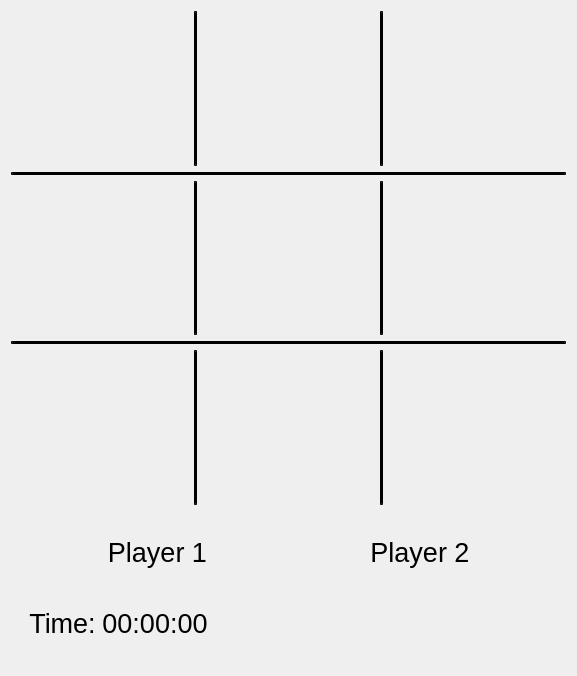
<?xml version="1.0" encoding="UTF-8"?>
<ui version="4.0">
 <class>TicTacToe</class>
 <widget class="QWidget" name="TicTacToe">
  <property name="geometry">
   <rect>
    <x>0</x>
    <y>0</y>
    <width>577</width>
    <height>676</height>
   </rect>
  </property>
  <property name="windowTitle">
   <string>Form</string>
  </property>
  <property name="styleSheet">
   <string notr="true">border: none;</string>
  </property>
  <layout class="QVBoxLayout" name="verticalLayout">
   <item>
    <widget class="QFrame" name="top_row_frame">
     <property name="frameShape">
      <enum>QFrame::StyledPanel</enum>
     </property>
     <property name="frameShadow">
      <enum>QFrame::Raised</enum>
     </property>
     <layout class="QHBoxLayout" name="horizontalLayout">
      <property name="spacing">
       <number>0</number>
      </property>
      <property name="leftMargin">
       <number>0</number>
      </property>
      <property name="topMargin">
       <number>0</number>
      </property>
      <property name="rightMargin">
       <number>0</number>
      </property>
      <property name="bottomMargin">
       <number>0</number>
      </property>
      <item>
       <widget class="QPushButton" name="pushButton">
        <property name="font">
         <font>
          <pointsize>50</pointsize>
         </font>
        </property>
        <property name="accessibleName">
         <string>1</string>
        </property>
        <property name="text">
         <string/>
        </property>
       </widget>
      </item>
      <item>
       <widget class="Line" name="line">
        <property name="styleSheet">
         <string notr="true"> border-style: outset;
 border-width: 2px;
 border-color: black;</string>
        </property>
        <property name="orientation">
         <enum>Qt::Vertical</enum>
        </property>
       </widget>
      </item>
      <item>
       <widget class="QPushButton" name="pushButton_2">
        <property name="font">
         <font>
          <pointsize>50</pointsize>
          <kerning>true</kerning>
         </font>
        </property>
        <property name="accessibleName">
         <string>2</string>
        </property>
        <property name="text">
         <string/>
        </property>
       </widget>
      </item>
      <item>
       <widget class="Line" name="line_2">
        <property name="styleSheet">
         <string notr="true"> border-style: outset;
 border-width: 2px;
 border-color: black;</string>
        </property>
        <property name="orientation">
         <enum>Qt::Vertical</enum>
        </property>
       </widget>
      </item>
      <item>
       <widget class="QPushButton" name="pushButton_3">
        <property name="sizePolicy">
         <sizepolicy hsizetype="Minimum" vsizetype="Fixed">
          <horstretch>0</horstretch>
          <verstretch>0</verstretch>
         </sizepolicy>
        </property>
        <property name="font">
         <font>
          <pointsize>50</pointsize>
         </font>
        </property>
        <property name="accessibleName">
         <string>3</string>
        </property>
        <property name="text">
         <string/>
        </property>
       </widget>
      </item>
     </layout>
    </widget>
   </item>
   <item>
    <widget class="QFrame" name="horizontal_line_frame_1">
     <property name="sizePolicy">
      <sizepolicy hsizetype="Minimum" vsizetype="Fixed">
       <horstretch>0</horstretch>
       <verstretch>0</verstretch>
      </sizepolicy>
     </property>
     <property name="frameShape">
      <enum>QFrame::StyledPanel</enum>
     </property>
     <property name="frameShadow">
      <enum>QFrame::Raised</enum>
     </property>
     <layout class="QHBoxLayout" name="horizontalLayout_2">
      <property name="spacing">
       <number>0</number>
      </property>
      <property name="leftMargin">
       <number>0</number>
      </property>
      <property name="topMargin">
       <number>0</number>
      </property>
      <property name="rightMargin">
       <number>0</number>
      </property>
      <property name="bottomMargin">
       <number>0</number>
      </property>
      <item>
       <widget class="Line" name="line_3">
        <property name="styleSheet">
         <string notr="true"> border-style: outset;
 border-width: 2px;
 border-color: black;</string>
        </property>
        <property name="orientation">
         <enum>Qt::Horizontal</enum>
        </property>
       </widget>
      </item>
     </layout>
    </widget>
   </item>
   <item>
    <widget class="QFrame" name="middle_row_frame">
     <property name="frameShape">
      <enum>QFrame::StyledPanel</enum>
     </property>
     <property name="frameShadow">
      <enum>QFrame::Raised</enum>
     </property>
     <layout class="QHBoxLayout" name="horizontalLayout_3">
      <property name="spacing">
       <number>0</number>
      </property>
      <property name="leftMargin">
       <number>0</number>
      </property>
      <property name="topMargin">
       <number>0</number>
      </property>
      <property name="rightMargin">
       <number>0</number>
      </property>
      <property name="bottomMargin">
       <number>0</number>
      </property>
      <item>
       <widget class="QPushButton" name="pushButton_4">
        <property name="font">
         <font>
          <pointsize>50</pointsize>
         </font>
        </property>
        <property name="accessibleName">
         <string>4</string>
        </property>
        <property name="text">
         <string/>
        </property>
       </widget>
      </item>
      <item>
       <widget class="Line" name="line_4">
        <property name="styleSheet">
         <string notr="true"> border-style: outset;
 border-width: 2px;
 border-color: black;</string>
        </property>
        <property name="orientation">
         <enum>Qt::Vertical</enum>
        </property>
       </widget>
      </item>
      <item>
       <widget class="QPushButton" name="pushButton_5">
        <property name="font">
         <font>
          <pointsize>50</pointsize>
         </font>
        </property>
        <property name="accessibleName">
         <string>5</string>
        </property>
        <property name="text">
         <string/>
        </property>
       </widget>
      </item>
      <item>
       <widget class="Line" name="line_5">
        <property name="styleSheet">
         <string notr="true"> border-style: outset;
 border-width: 2px;
 border-color: black;</string>
        </property>
        <property name="orientation">
         <enum>Qt::Vertical</enum>
        </property>
       </widget>
      </item>
      <item>
       <widget class="QPushButton" name="pushButton_6">
        <property name="sizePolicy">
         <sizepolicy hsizetype="Minimum" vsizetype="Fixed">
          <horstretch>0</horstretch>
          <verstretch>0</verstretch>
         </sizepolicy>
        </property>
        <property name="font">
         <font>
          <pointsize>50</pointsize>
         </font>
        </property>
        <property name="accessibleName">
         <string>6</string>
        </property>
        <property name="text">
         <string/>
        </property>
       </widget>
      </item>
     </layout>
    </widget>
   </item>
   <item>
    <widget class="QFrame" name="horizontal_line_frame_2">
     <property name="sizePolicy">
      <sizepolicy hsizetype="Minimum" vsizetype="Fixed">
       <horstretch>0</horstretch>
       <verstretch>0</verstretch>
      </sizepolicy>
     </property>
     <property name="frameShape">
      <enum>QFrame::StyledPanel</enum>
     </property>
     <property name="frameShadow">
      <enum>QFrame::Raised</enum>
     </property>
     <layout class="QHBoxLayout" name="horizontalLayout_5">
      <property name="spacing">
       <number>0</number>
      </property>
      <property name="leftMargin">
       <number>0</number>
      </property>
      <property name="topMargin">
       <number>0</number>
      </property>
      <property name="rightMargin">
       <number>0</number>
      </property>
      <property name="bottomMargin">
       <number>0</number>
      </property>
      <item>
       <widget class="Line" name="line_8">
        <property name="styleSheet">
         <string notr="true"> border-style: outset;
 border-width: 2px;
 border-color: black;</string>
        </property>
        <property name="orientation">
         <enum>Qt::Horizontal</enum>
        </property>
       </widget>
      </item>
     </layout>
    </widget>
   </item>
   <item>
    <widget class="QFrame" name="bottom_row_frame">
     <property name="frameShape">
      <enum>QFrame::StyledPanel</enum>
     </property>
     <property name="frameShadow">
      <enum>QFrame::Raised</enum>
     </property>
     <layout class="QHBoxLayout" name="horizontalLayout_4">
      <property name="spacing">
       <number>0</number>
      </property>
      <property name="leftMargin">
       <number>0</number>
      </property>
      <property name="topMargin">
       <number>0</number>
      </property>
      <property name="rightMargin">
       <number>0</number>
      </property>
      <property name="bottomMargin">
       <number>0</number>
      </property>
      <item>
       <widget class="QPushButton" name="pushButton_7">
        <property name="sizePolicy">
         <sizepolicy hsizetype="Minimum" vsizetype="Fixed">
          <horstretch>0</horstretch>
          <verstretch>0</verstretch>
         </sizepolicy>
        </property>
        <property name="font">
         <font>
          <pointsize>50</pointsize>
         </font>
        </property>
        <property name="accessibleName">
         <string>7</string>
        </property>
        <property name="text">
         <string/>
        </property>
       </widget>
      </item>
      <item>
       <widget class="Line" name="line_6">
        <property name="styleSheet">
         <string notr="true"> border-style: outset;
 border-width: 2px;
 border-color: black;</string>
        </property>
        <property name="orientation">
         <enum>Qt::Vertical</enum>
        </property>
       </widget>
      </item>
      <item>
       <widget class="QPushButton" name="pushButton_8">
        <property name="font">
         <font>
          <pointsize>50</pointsize>
         </font>
        </property>
        <property name="accessibleName">
         <string>8</string>
        </property>
        <property name="text">
         <string/>
        </property>
       </widget>
      </item>
      <item>
       <widget class="Line" name="line_7">
        <property name="styleSheet">
         <string notr="true"> border-style: outset;
 border-width: 2px;
 border-color: black;</string>
        </property>
        <property name="orientation">
         <enum>Qt::Vertical</enum>
        </property>
       </widget>
      </item>
      <item>
       <widget class="QPushButton" name="pushButton_9">
        <property name="sizePolicy">
         <sizepolicy hsizetype="Minimum" vsizetype="Fixed">
          <horstretch>0</horstretch>
          <verstretch>0</verstretch>
         </sizepolicy>
        </property>
        <property name="font">
         <font>
          <pointsize>50</pointsize>
         </font>
        </property>
        <property name="accessibleName">
         <string>9</string>
        </property>
        <property name="text">
         <string/>
        </property>
       </widget>
      </item>
     </layout>
    </widget>
   </item>
   <item>
    <widget class="QFrame" name="info_frame">
     <property name="frameShape">
      <enum>QFrame::StyledPanel</enum>
     </property>
     <property name="frameShadow">
      <enum>QFrame::Raised</enum>
     </property>
     <layout class="QVBoxLayout" name="verticalLayout_2">
      <item>
       <widget class="QFrame" name="players_frame">
        <property name="frameShape">
         <enum>QFrame::StyledPanel</enum>
        </property>
        <property name="frameShadow">
         <enum>QFrame::Raised</enum>
        </property>
        <layout class="QHBoxLayout" name="horizontalLayout_6">
         <item>
          <widget class="QLabel" name="lbl_player_1">
           <property name="font">
            <font>
             <pointsize>20</pointsize>
            </font>
           </property>
           <property name="accessibleName">
            <string>1</string>
           </property>
           <property name="text">
            <string>Player 1</string>
           </property>
           <property name="alignment">
            <set>Qt::AlignCenter</set>
           </property>
          </widget>
         </item>
         <item>
          <widget class="QLabel" name="lbl_player_2">
           <property name="font">
            <font>
             <pointsize>20</pointsize>
            </font>
           </property>
           <property name="accessibleName">
            <string>2</string>
           </property>
           <property name="text">
            <string>Player 2</string>
           </property>
           <property name="alignment">
            <set>Qt::AlignCenter</set>
           </property>
          </widget>
         </item>
        </layout>
       </widget>
      </item>
      <item>
       <widget class="QFrame" name="timer_frame">
        <property name="frameShape">
         <enum>QFrame::StyledPanel</enum>
        </property>
        <property name="frameShadow">
         <enum>QFrame::Raised</enum>
        </property>
        <layout class="QHBoxLayout" name="horizontalLayout_7">
         <item>
          <widget class="QLabel" name="label_3">
           <property name="font">
            <font>
             <pointsize>20</pointsize>
            </font>
           </property>
           <property name="text">
            <string>Time:</string>
           </property>
           <property name="alignment">
            <set>Qt::AlignCenter</set>
           </property>
          </widget>
         </item>
         <item>
          <widget class="QLabel" name="lbl_timer">
           <property name="font">
            <font>
             <pointsize>20</pointsize>
            </font>
           </property>
           <property name="text">
            <string>00:00:00</string>
           </property>
           <property name="alignment">
            <set>Qt::AlignCenter</set>
           </property>
          </widget>
         </item>
         <item>
          <spacer name="horizontalSpacer">
           <property name="orientation">
            <enum>Qt::Horizontal</enum>
           </property>
           <property name="sizeHint" stdset="0">
            <size>
             <width>40</width>
             <height>20</height>
            </size>
           </property>
          </spacer>
         </item>
        </layout>
       </widget>
      </item>
     </layout>
    </widget>
   </item>
  </layout>
 </widget>
 <resources/>
 <connections/>
</ui>
